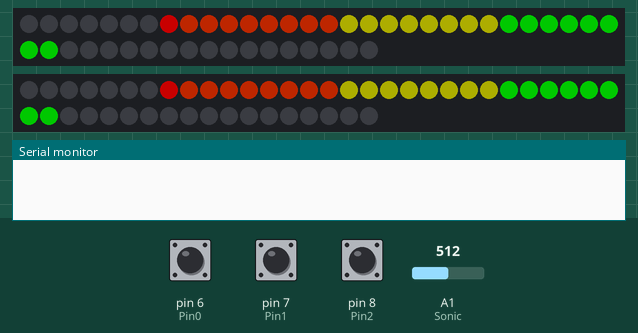
Recording of a sketch running on a simulated Arduino Uno, built with avr-gcc and run on an emulated ATmega328P. On the bench: 2 × 48 RGB LEDs in strip order, left to right, continuing on the next row, the last lines printed to the serial monitor. Inputs (shaded band) come from the test bench; at power-on: A1 (Sonic) = 512, pin 7 (Pin1) HIGH, pin 8 (Pin2) HIGH, pin 6 (Pin0) HIGH. Dim RGB values are drawn brighter than linear; random numbers use the default seed unless the sketch sets one.

Above: at 1.2 s.
1.3 s: A1 (Sonic) set to 6
At 3.0 s:
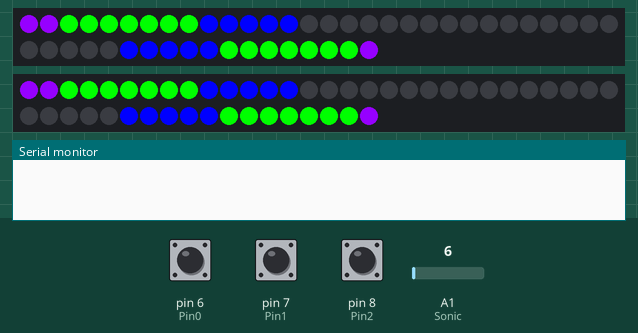
3.2 s: pin 7 (Pin1) pulled LOW for 3.2 s
At 7.3 s:
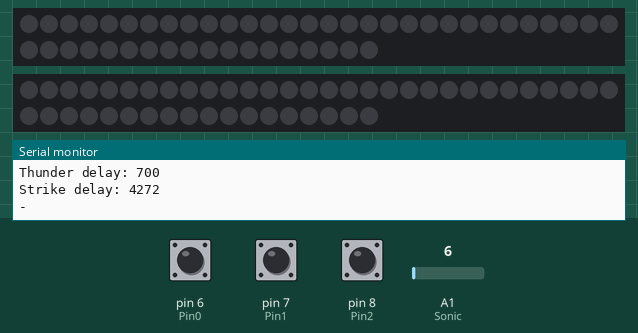
7.9 s: pin 8 (Pin2) pulled LOW for 3.2 s
At 12.6 s:
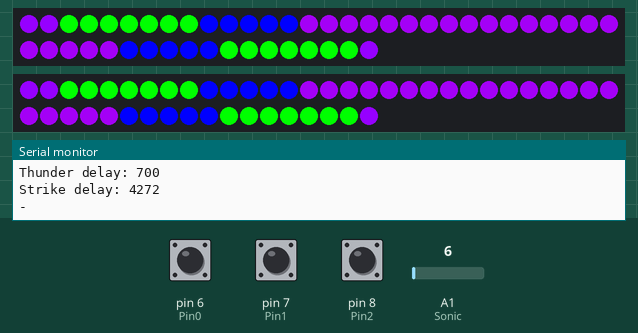
12.8 s: A1 (Sonic) set to 26
At 13.89 s:
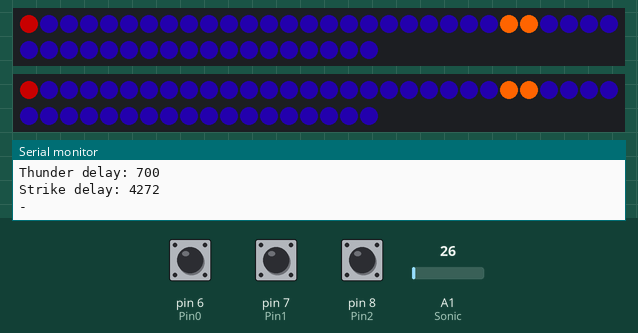
15.8 s: A1 (Sonic) set to 0
At 18.5 s:
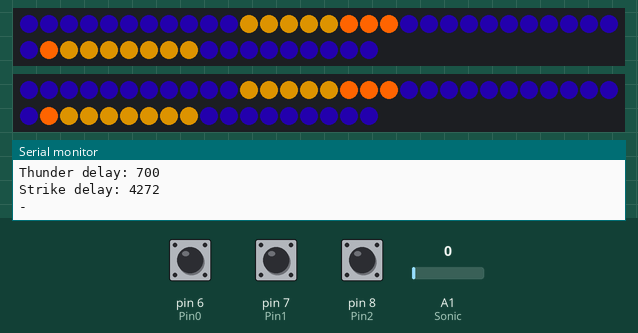
18.8 s: A1 (Sonic) set to 20
At 19.86 s:
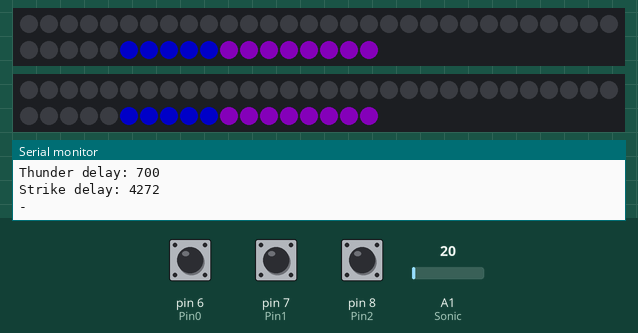

The sketch:

2023_Competition_LEDs.ino
```cpp
#include <Adafruit_NeoPixel.h>
#include<math.h>
const int Sonic = A1;
const int PinR = 2;
const int PinL = 3;
const int Pin0 = 6;
const int Pin1 = 7;
const int Pin2 = 8;
const int NumLed = 48;
const int InchWorm = 20;
const int StripeLength = 6;
const int SlowBurst = 1;
const int Burst = 1;
const int Dash = 25;
const int tail = 8;
const int slomo = 20;
const int brightness = 255;
Adafruit_NeoPixel stripR(NumLed, PinR, NEO_GRB + NEO_KHZ800);
Adafruit_NeoPixel stripL(NumLed, PinL, NEO_GRB + NEO_KHZ800);

long unsigned count = 0;
bool stickyDash = false;

// Control Functions

void setup() {
  stripR.begin();
  stripL.begin();
  Serial.begin(115200);
  pinMode(Sonic, INPUT);
  pinMode(Pin0, INPUT_PULLUP);
  pinMode(Pin1, INPUT_PULLUP);
  pinMode(Pin2, INPUT_PULLUP);
}

void loop() {
  if (analogRead(Sonic) >= 16) {
    rainbowDash();
  } else {
    switch (readInputs()) {
      case 0:
        seismic();
        stripR.show();
        stripL.show();
        delay(75);
        break;
      case 1:

        break;
      case 2:
        yWiper();
        break;
      case 3:
        pWiper();
        break;
      case 4:
        rLightning();
        break;
      case 5:
        bLightning();
        break;
      case 6:
        break;
      case 7:
        seismic();
        stripR.show();
        stripL.show();
        delay(75);
        break;
      default:
        DNADoubleOffset(count);
        stripR.show();
        stripL.show();
        delay(75);
        break;
    }
    count++;
  }
}

int readInputs() {
  int output = 0;
  if (digitalRead(Pin0)) {
    output += 1;
  }
  if (digitalRead(Pin1)) {
    output += 2;
  }
  if (digitalRead(Pin2)) {
    output += 4;
  }
  return output;
}

void dramaticPause(int cycles) {
  for (int i = 0; i < cycles; i++) {
    seismic();
    stripR.show();
    stripL.show();
    delay(75);
    count++;
  }
}

// Pattern Functions
void pinkiePie() {
  for (int i = 0; i <= NumLed / 4; i++) {
    yellow(i);
    off(i - tail);
    yellow(NumLed + 1 - i);
    off(NumLed + 1 - i + tail);
    stripR.show();
    stripL.show();
    delay(Burst);
  }
  for (int i = (NumLed / 4) + 1; i <= NumLed / 2 + ( tail / 2); i++) {
    yellow(i);
    off(i - tail);
    yellow(NumLed + 1 - i);
    off(NumLed + 1 - i + tail);
    stripR.show();
    stripL.show();
    delay(SlowBurst);
  }
  for (int i = 0; i <= NumLed / 4; i++) {
    orange(i);
    off(i - tail);
    orange(NumLed + 1 - i);
    off(NumLed + 1 - i + tail);
    stripR.show();
    stripL.show();
    delay(Burst);
  }
  for (int i = (NumLed / 4) + 1; i <= NumLed / 2 + ( tail / 2); i++) {
    orange(i);
    off(i - tail);
    orange(NumLed + 1 - i);
    off(NumLed + 1 - i + tail);
    stripR.show();
    stripL.show();
    delay(SlowBurst);
  }
  for (int i = 0; i <= NumLed / 4; i++) {
    red(i);
    off(i - tail);
    red(NumLed + 1 - i);
    off(NumLed + 1 - i + tail);
    stripR.show();
    stripL.show();
    delay(Burst);
  }
  for (int i = (NumLed / 4) + 1; i <= NumLed / 2 + ( tail / 2); i++) {
    red(i);
    off(i - tail);
    red(NumLed + 1 - i);
    off(NumLed + 1 - i + tail);
    stripR.show();
    stripL.show();
    delay(SlowBurst);
  }
  for (int i = NumLed / 2; i >= NumLed / 4; i--) {
    chameleon1(i);
    off(i + tail);
    chameleon1(NumLed + 1 - i);
    off(NumLed + 1 - i - tail);
    stripR.show();
    stripL.show();
    delay(SlowBurst);
  }
  for (int i = NumLed / 4; i >= 0 - tail; i--) {
    chameleon1(i);
    off(i + tail);
    chameleon1(NumLed + 1 - i);
    off(NumLed + 1 - i - tail);
    stripR.show();
    stripL.show();
    delay(Burst);
  }
  delay(500);
}
void wiper() {
  for (int i = 0; i < NumLed; i++) {
    off(i);
    delay(0);
  }
}
//seismic
void seismic() {
  for (float i = 0; i <= NumLed / 2; i = i + 0.0625) {
    yellow(i);
    orange(pow(i, 1.1) - (pow((NumLed / 2), 1.1) - NumLed / 2));
    red(pow(i, 1.2) - (pow((NumLed / 2), 1.2) - NumLed / 2));
    dimRed(pow(i, 1.3) - (pow((NumLed / 2), 1.3) - NumLed / 2));
    yellow(NumLed + 1 - i);
    orange(NumLed + 1 - (pow(i, 1.1) - (pow((NumLed / 2), 1.1) - NumLed / 2)));
    red(NumLed + 1 - (pow(i, 1.2) - (pow((NumLed / 2), 1.2) - NumLed / 2)));
    dimRed(NumLed + 1 - (pow(i, 1.3) - (pow((NumLed / 2), 1.3) - NumLed / 2)));
    stripR.show();
    stripL.show();
    if (int (i) % 12 == 0) {
      if (analogRead(Sonic) >= 16) {
        break;
      }
    }
    delay(0.0625);
  }
  for (int i = NumLed / 2; i >= -8; i--) {
    chameleon2(i);
    dimRed(i + tail);
    chameleon2(NumLed + 1 - i);
    dimRed(NumLed + 1 - i - tail);
    stripR.show();
    stripL.show();
    if (int (i) % 12 == 0) {
      if (analogRead(Sonic) >= 16) {
        break;
      }
    }
    delay(slomo);
  }
  for (int i = 0; i < NumLed; i++) {
    dimRed(i);
    if (int (i) % 12 == 0) {
      if (analogRead(Sonic) >= 16) {
        break;
      }
    }
  }
  delay(500);
}

void rainbowDash() {
  for (int i = - Dash; i < NumLed / 3 - Dash; i++) {
    off(i);
    chameleon1(i + Dash);
    stripR.show();
    stripL.show();
    delay(Burst);
  }
  for (int i = NumLed / 3 - Dash; i < NumLed * 2 / 3 - Dash; i++) {
    off(i);
    chameleon1(i + Dash);
    stripR.show();
    stripL.show();
    delay(SlowBurst);
  }
  for (int i = NumLed * 2 / 3 - Dash; i < NumLed; i++) {
    off(i);
    chameleon1(i + Dash);
    stripR.show();
    stripL.show();
    delay(Burst);
  }
}
// DNADoubleOffset
void DNADoubleOffset(int t) {
  redR(t % NumLed);
  orangeR((t + StripeLength) % NumLed);
  yellowR((t + (2 * StripeLength)) % NumLed);
  dimRedR((t - StripeLength) % NumLed);
  redR((t + (NumLed / 2)) % NumLed);
  orangeR((t + StripeLength + (NumLed / 2)) % NumLed);
  yellowR((t + (2 * StripeLength) + (NumLed / 2)) % NumLed);
  dimRedR((t - StripeLength + (NumLed / 2)) % NumLed);
  redL((t + (NumLed / 4)) % NumLed);
  orangeL((t + StripeLength + (NumLed / 4)) % NumLed);
  yellowL((t + (2 * StripeLength) + (NumLed / 4)) % NumLed);
  dimRedL((t - StripeLength + (NumLed / 4)) % NumLed);
  redL((t + (3 * NumLed / 4)) % NumLed);
  orangeL((t + StripeLength + (3 * NumLed / 4)) % NumLed);
  yellowL((t + (2 * StripeLength) + (3 * NumLed / 4)) % NumLed);
  dimRedL((t - StripeLength + (3 * NumLed / 4)) % NumLed);
}

void DNADouble(int t) {
  red(t % NumLed);
  orange((count + StripeLength) % NumLed);
  yellow((count + (2 * StripeLength)) % NumLed);
  off((count - StripeLength) % NumLed);
  red((count + (NumLed / 2)) % NumLed);
  orange((count + StripeLength + (NumLed / 2)) % NumLed);
  yellow((count + (2 * StripeLength) + (NumLed / 2)) % NumLed);
  off((count - StripeLength + (NumLed / 2)) % NumLed);
}

void inchworm(int t) {
  int state = t % 4;
  int x = t / 2;
  if (state == 0) {
    chameleon1(x + 1);
  } else if (state == 1) {
    chameleon1(x);
  } else if (state == 2) {
    off(x - InchWorm + 1);
  } else {
    off(x - InchWorm);
  }
}

// Color Functions

void chameleon1(int x) {
  if (x < (NumLed / 6)) {
    stripR.setPixelColor(x, 100, 0, 0);
    stripL.setPixelColor(x, 100, 0, 0);
  } else if (x < (NumLed / 3)) {
    stripR.setPixelColor(x, 80, 16, 0);
    stripL.setPixelColor(x, 80, 16, 0);
  } else if (x < (NumLed / 2)) {
    stripR.setPixelColor(x, 50, 50, 0);
    stripL.setPixelColor(x, 50, 50, 0);
  } else if (x < (NumLed * 2 / 3)) {
    stripR.setPixelColor(x, 0, 100, 0);
    stripL.setPixelColor(x, 0, 100, 0);
  }  else if (x < (NumLed * 5 / 6)) {
    stripR.setPixelColor(x, 0, 0, 100);
    stripL.setPixelColor(x, 0, 0, 100);
  } else if (x < NumLed) {
    stripR.setPixelColor(x, 50, 0, 70);
    stripL.setPixelColor(x, 50, 0, 70);
  }
}
void chameleon2(int x) {
  if (x < (NumLed / 6)) {
    stripR.setPixelColor(x, 250, 0, 0);
    stripL.setPixelColor(x, 250, 0, 0);
  } else if (x < (NumLed / 3)) {
    stripR.setPixelColor(x, 150, 100, 0);
    stripL.setPixelColor(x, 150, 100, 0);
  } else if (x < (NumLed * 2 / 3)) {
    stripR.setPixelColor(x, 255, 100, 0);
    stripL.setPixelColor(x, 255, 100, 0);
  } else if (x < (NumLed *   5 / 6)) {
    stripR.setPixelColor(x, 150, 100, 0);
    stripL.setPixelColor(x, 150, 100, 0);
  } else if (x < NumLed) {
    stripR.setPixelColor(x, 250, 0, 0);
    stripL.setPixelColor(x, 250, 0, 0);
  }
}

void red(int x) {
  redR(x);
  redL(x);
}

void redR(int x) {
  stripR.setPixelColor(x, 150, 0, 255);
}

void redL(int x) {
  stripL.setPixelColor(x, 150, 0, 255);
}

void orange(int x) {
  orangeR(x);
  orangeL(x);
}

void orangeR(int x) {
  stripR.setPixelColor(x, 0, 255, 0);
}

void orangeL(int x) {
  stripL.setPixelColor(x, 0, 255, 0);
}

void yellow(int x) {
  yellowR(x);
  yellowL(x);
}

void purple(int x) {
  purpleR(x);
  purpleL(x);
}

void yellowR(int x) {
  stripR.setPixelColor(x, 0, 0, 255);
}

void yellowL(int x) {
  stripL.setPixelColor(x, 0, 0, 255);
}

void purpleR(int x) {
  stripR.setPixelColor(x, 150, 0, 225);
}

void purpleL(int x) {
  stripL.setPixelColor(x, 150, 0, 225);
}
void off(int x) {
  offR(x);
  offL(x);
}

void offR(int x) {
  stripR.setPixelColor(x, 0, 0, 0);
}

void offL(int x) {
  stripL.setPixelColor(x, 0, 0, 0);
}
void dimRed(int x) {
  dimRedR(x);
  dimRedL(x);
}

void dimRedR(int x) {
  stripR.setPixelColor(x, 10, 0, 50);
}

void dimRedL(int x) {
  stripL.setPixelColor(x, 10, 0, 50);
}

//Lightning
void rLightning() {
  // volume defines both the led brightness and delay after flash
  int volMin = 5;
  int volMax = 10;
  int randomVol = random(volMin, volMax);

  // upper value should be one more than total tracks
  int randomTrack = random(1, 9);

  // lightning variables
  // use rgbw neopixel adjust the following values to tweak lightning base color
  int r = random (250, 255);
  int g = random (0, 5);
  int b = random (0, 0);
  // return 32 bit color
  uint32_t color = stripR.Color(r, g, b, 250);
  // number of flashes
  int flashCount = random (5, 15);
  // flash white brightness range - 0-255
  int flashBrightnessMin =  10;
  int flashBrightnessMax =  255;
  // flash duration range - ms
  int flashDurationMin = 5;
  int flashDurationMax = 75;
  // flash off range - ms
  int flashOffsetMin = 0;
  int flashOffsetMax = 75;
  // time to next flash range - ms
  int nextFlashDelayMin = 1;
  int nextFlashDelayMax = 30;
  // map white value to volume - louder is brighter
  int flashBrightness = map(randomVol, volMin, volMax, flashBrightnessMin, flashBrightnessMax);

  // map flash to thunder delay - invert mapping
  int thunderDelay = map(randomVol,  volMin, volMax, 1000, 250);

  // randomize pause between strikes
  // longests track length - ms
  int longestTrack = 1000;
  // intensity - closer to longestTrack is more intense
  int stormIntensity = 5000;
  long strikeDelay = random(longestTrack, stormIntensity);

  // debug serial print
  Serial.println("FLASH");
  Serial.print("Track: ");
  Serial.println(randomTrack);
  Serial.print("Volume: ");
  Serial.println(randomVol);
  Serial.print("Brightness: ");
  Serial.println(flashBrightness);
  Serial.print("Thunder delay: ");
  Serial.println(thunderDelay);
  Serial.print("Strike delay: ");
  Serial.println(strikeDelay);
  Serial.print("-");

  for (int flash = flashCount ; flash >= 0; flash -= 1) {
    // add variety to color
    int colorV = random(0, 50);
    if (colorV < 0) colorV = 0;
    // flash segments of neopixel strip
    color = stripR.Color(r, g , b, flashBrightness);
    stripR.fill(color, 20, 28);
    stripR.show();
    stripL.fill(color, 20, 28);
    stripL.show();
    delay(random(flashOffsetMin, flashOffsetMax));
    stripR.fill(color, 20, 12);
    stripR.show();
    stripL.fill(color, 20, 12);
    stripL.show();
    delay(random(flashOffsetMin, flashOffsetMax));
    stripR.fill(color, 10, 12);
    stripR.show();
    stripL.fill(color, 10, 12);
    stripL.show();
    delay(random(flashOffsetMin, flashOffsetMax));
    stripR.fill(color, 0, 12);
    stripR.show();
    stripL.fill(color, 0, 12);
    stripL.show();
    delay (random(flashDurationMin, flashDurationMax));
    stripR.clear();
    stripR.show();
    //delay(50);
    stripL.clear();
    stripL.show();
    delay (random(nextFlashDelayMin, nextFlashDelayMax));
  }
  // pause between flash and thunder
  delay (thunderDelay);

  /* trigger audio - randomize volume and track
    myPlayer.volume(randomVol);
    myPlayer.play(randomTrack);
  */
  delay(strikeDelay);
}

void bLightning() {
  // volume defines both the led brightness and delay after flash
  int volMin = 5;
  int volMax = 10;
  int randomVol = random(volMin, volMax);

  // upper value should be one more than total tracks
  int randomTrack = random(1, 9);

  // lightning variables
  // use rgbw neopixel adjust the following values to tweak lightning base color
  int r = random (0, 0);
  int g = random (0, 5);
  int b = random (250, 255);
  // return 32 bit color
  uint32_t color = stripR.Color(r, g, b, 250);
  // number of flashes
  int flashCount = random (5, 15);
  // flash white brightness range - 0-255
  int flashBrightnessMin =  10;
  int flashBrightnessMax =  255;
  // flash duration range - ms
  int flashDurationMin = 5;
  int flashDurationMax = 75;
  // flash off range - ms
  int flashOffsetMin = 0;
  int flashOffsetMax = 75;
  // time to next flash range - ms
  int nextFlashDelayMin = 1;
  int nextFlashDelayMax = 30;
  // map white value to volume - louder is brighter
  int flashBrightness = map(randomVol, volMin, volMax, flashBrightnessMin, flashBrightnessMax);

  // map flash to thunder delay - invert mapping
  int thunderDelay = map(randomVol,  volMin, volMax, 1000, 250);

  // randomize pause between strikes
  // longests track length - ms
  int longestTrack = 1000;
  // intensity - closer to longestTrack is more intense
  int stormIntensity = 5000;
  long strikeDelay = random(longestTrack, stormIntensity);

  // debug serial print
  Serial.println("FLASH");
  Serial.print("Track: ");
  Serial.println(randomTrack);
  Serial.print("Volume: ");
  Serial.println(randomVol);
  Serial.print("Brightness: ");
  Serial.println(flashBrightness);
  Serial.print("Thunder delay: ");
  Serial.println(thunderDelay);
  Serial.print("Strike delay: ");
  Serial.println(strikeDelay);
  Serial.print("-");

  for (int flash = flashCount ; flash >= 0; flash -= 1) {
    // add variety to color
    int colorV = random(0, 50);
    if (colorV < 0) colorV = 0;
    // flash segments of neopixel strip
    color = stripR.Color(r, g , b, flashBrightness);
    stripR.fill(color, 20, 28);
    stripR.show();
    stripL.fill(color, 20, 28);
    stripL.show();
    delay(random(flashOffsetMin, flashOffsetMax));
    stripR.fill(color, 20, 12);
    stripR.show();
    stripL.fill(color, 20, 12);
    stripL.show();
    delay(random(flashOffsetMin, flashOffsetMax));
    stripR.fill(color, 10, 12);
    stripR.show();
    stripL.fill(color, 10, 12);
    stripL.show();
    delay(random(flashOffsetMin, flashOffsetMax));
    stripR.fill(color, 0, 12);
    stripR.show();
    stripL.fill(color, 0, 12);
    stripL.show();
    delay (random(flashDurationMin, flashDurationMax));
    stripR.clear();
    stripR.show();
    //delay(50);
    stripL.clear();
    stripL.show();
    delay (random(nextFlashDelayMin, nextFlashDelayMax));
  }
  // pause between flash and thunder
  delay (thunderDelay);

  /* trigger audio - randomize volume and track
    myPlayer.volume(randomVol);
    myPlayer.play(randomTrack);
  */
  delay(strikeDelay);
}
//Wiper

void yWiper() {
  for (int i = 0; i < NumLed; i++) {
    yellow(i);
    delay(0);
  }
}

void pWiper() {
  for (int i = 0; i < NumLed; i++) {
    purple(i);
    delay(0);
  }
}
```
